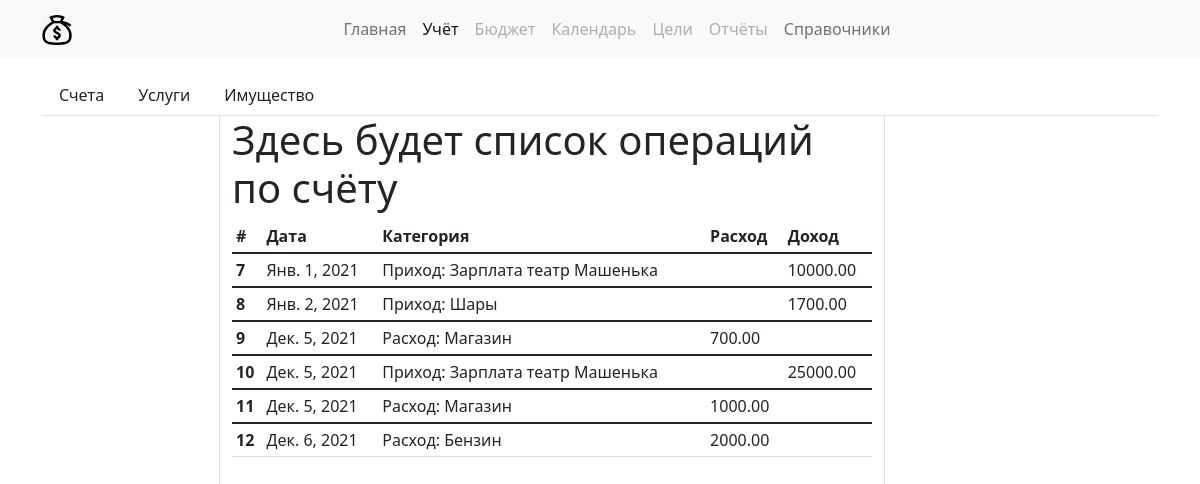
The app's page /account/operations_list/7 with its own data.
### accountapp/models.py (models this page shows, shortened)
class AccountOperation(models.Model):
    account = models.ForeignKey(Account, on_delete=models.CASCADE, verbose_name='счёт')
    counterparty = models.ForeignKey(Counterparties, on_delete=models.CASCADE, verbose_name='контрагент')
    category = models.ForeignKey(Category, on_delete=models.CASCADE, verbose_name='категория операции')
    category_unit = models.ForeignKey(CategoryUnit, on_delete=models.CASCADE, verbose_name='название операции')
    price = models.DecimalField(verbose_name='стоимость операции', max_digits=8, decimal_places=2)
    comment = models.TextField(verbose_name='комментарий', blank=True)
    data = models.DateField(verbose_name='Дата операции')
    created_at = models.DateTimeField(verbose_name='Дата создания записи', auto_now_add=True)
    updated_at = models.DateTimeField(verbose_name='Дата обновления записи', auto_now=True)

### catalogapp/models.py (models this page shows, shortened)
class Category(models.Model):
    category_type = models.ForeignKey(CategoryType, on_delete=models.CASCADE, verbose_name='Тип категории')
    name = models.CharField(max_length=64, verbose_name='Название категории')

class CategoryType(models.Model):
    name = models.CharField(max_length=32, verbose_name='Тип категории')

class CategoryUnit(models.Model):
    category = models.ForeignKey(Category, on_delete=models.CASCADE, verbose_name='Категория')
    name = models.CharField(max_length=128, verbose_name='Название')
    def __str__(self):
        return self.name

### accountapp/views.py (the view)
# urls.py: path('operations_list/<int:pk>', accountapp.OperationsListView.as_view(), name='operations_list'),
class OperationsListView(TemplateViewWithMenu):
    template_name = 'accountapp/operations_list.html'
    def get_context_data(self, **kwargs):
        context = super(OperationsListView, self).get_context_data(**kwargs)
        context.update({
            'operations_list': AccountOperation.objects.filter(account__pk=int(kwargs['pk']))
        })
        return context

### common/constants.py (called while the page is built)
    def get_context_data(self, **kwargs):
        context = super(TemplateViewWithMenu, self).get_context_data()
        context.update({
            'account_menu': ACCOUNT_MENU,
            'main_menu': MAIN_MENU,
            'catalog_menu': CATALOG_MENU,
        })
        return context

### templates/accountapp/operations_list.html
{% extends 'accountapp/main_page.html' %}
{% load static %}
{% block account_content %}
    <div class="row h-100">
        <div class="col-2 border-end text-center">
        </div>
        <div class="col-7 border-end">
            <h1>Здесь будет список операций по счёту</h1>
            <table class="table table-sm">
                <thead>
                    <tr>
                        <th scope="col">#</th>
                        <th scope="col">Дата</th>
                        <th scope="col">Категория</th>
                        <th scope="col">Расход</th>
                        <th scope="col">Доход</th>
                    </tr>
                </thead>
                <tbody>
                {% for operation in operations_list %}
                    <tr>
                        <th scope="row">{{ operation.pk }}</th>
                        <td>{{ operation.data }}</td>
                        <td>{{ operation.category.category_type.name }}: {{ operation.category_unit }}</td>
                        <td>{% if operation.category.category_type.name == 'Расход' %}{{ operation.price }}{% endif %}</td>
                        <td>{% if operation.category.category_type.name == 'Приход' %}{{ operation.price }}{% endif %}</td>
                    </tr>
                </tbody>
                {% endfor %}
            </table>
        </div>
        <div class="col-3"></div>
    </div>
{% endblock account_content %}

### records on screen
AccountOperation: pk "7", data "Янв. 1, 2021", category.category_type.name "Приход", category_unit "Зарплата театр Машенька", price "10000.00"
AccountOperation: pk "8", data "Янв. 2, 2021", category.category_type.name "Приход", category_unit "Шары", price "1700.00"
AccountOperation: pk "9", data "Дек. 5, 2021", category.category_type.name "Расход", category_unit "Магазин", price "700.00"
AccountOperation: pk "10", data "Дек. 5, 2021", category.category_type.name "Приход", category_unit "Зарплата театр Машенька", price "25000.00"
AccountOperation: pk "11", data "Дек. 5, 2021", category.category_type.name "Расход", category_unit "Магазин", price "1000.00"
AccountOperation: pk "12", data "Дек. 6, 2021", category.category_type.name "Расход", category_unit "Бензин", price "2000.00"

### other values on screen
{{ key }} "Главная" "Учёт" "Бюджет" "Календарь" "Цели" "Отчёты" "Справочники"
{{ menu.1 }} "Счета" "Услуги" "Имущество"
